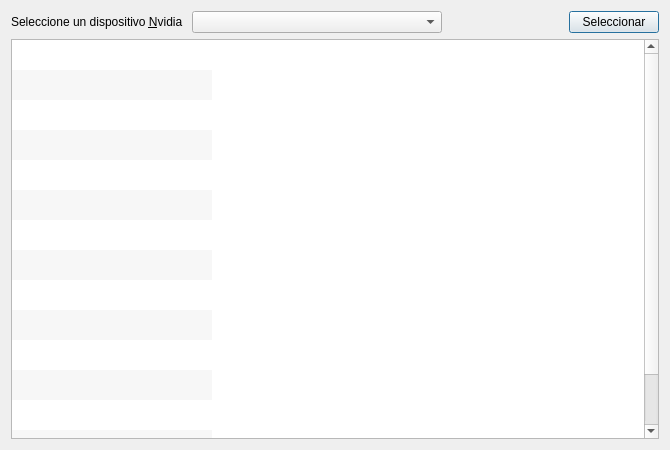
<?xml version="1.0" encoding="UTF-8"?>
<ui version="4.0">
 <class>DialogSelectHardware</class>
 <widget class="QDialog" name="DialogSelectHardware">
  <property name="geometry">
   <rect>
    <x>0</x>
    <y>0</y>
    <width>670</width>
    <height>450</height>
   </rect>
  </property>
  <property name="minimumSize">
   <size>
    <width>670</width>
    <height>450</height>
   </size>
  </property>
  <property name="maximumSize">
   <size>
    <width>670</width>
    <height>450</height>
   </size>
  </property>
  <property name="windowTitle">
   <string>Hardware Nvidia</string>
  </property>
  <property name="windowIcon">
   <iconset resource="../imageResource.qrc">
    <normaloff>:/icons/cuda.png</normaloff>:/icons/cuda.png</iconset>
  </property>
  <property name="toolTip">
   <string/>
  </property>
  <layout class="QGridLayout" name="gridLayout">
   <item row="0" column="0">
    <layout class="QFormLayout" name="formLayout">
     <property name="fieldGrowthPolicy">
      <enum>QFormLayout::AllNonFixedFieldsGrow</enum>
     </property>
     <item row="0" column="1">
      <widget class="QComboBox" name="deviceComboBox">
       <property name="minimumSize">
        <size>
         <width>250</width>
         <height>0</height>
        </size>
       </property>
       <property name="maximumSize">
        <size>
         <width>250</width>
         <height>16777215</height>
        </size>
       </property>
       <property name="toolTip">
        <string>Dispositivos Disponibles</string>
       </property>
      </widget>
     </item>
     <item row="0" column="0">
      <widget class="QLabel" name="deviceLabel">
       <property name="text">
        <string>Seleccione un dispositivo &amp;Nvidia </string>
       </property>
       <property name="buddy">
        <cstring>deviceComboBox</cstring>
       </property>
      </widget>
     </item>
    </layout>
   </item>
   <item row="0" column="1">
    <widget class="QPushButton" name="pushButton">
     <property name="maximumSize">
      <size>
       <width>90</width>
       <height>16777215</height>
      </size>
     </property>
     <property name="toolTip">
      <string>Seleccionar dispositivo</string>
     </property>
     <property name="statusTip">
      <string>Dispositivos Disponibles</string>
     </property>
     <property name="text">
      <string>Seleccionar</string>
     </property>
    </widget>
   </item>
   <item row="1" column="0" colspan="2">
    <widget class="QTableWidget" name="tableWidget">
     <property name="editTriggers">
      <set>QAbstractItemView::NoEditTriggers</set>
     </property>
     <property name="alternatingRowColors">
      <bool>true</bool>
     </property>
     <property name="showGrid">
      <bool>false</bool>
     </property>
     <property name="rowCount">
      <number>15</number>
     </property>
     <property name="columnCount">
      <number>2</number>
     </property>
     <attribute name="horizontalHeaderVisible">
      <bool>false</bool>
     </attribute>
     <attribute name="verticalHeaderVisible">
      <bool>false</bool>
     </attribute>
     <row/>
     <row/>
     <row/>
     <row/>
     <row/>
     <row/>
     <row/>
     <row/>
     <row/>
     <row/>
     <row/>
     <row/>
     <row/>
     <row/>
     <row/>
     <column/>
     <column/>
    </widget>
   </item>
  </layout>
 </widget>
 <resources>
  <include location="../imageResource.qrc"/>
 </resources>
 <connections>
  <connection>
   <sender>pushButton</sender>
   <signal>clicked()</signal>
   <receiver>DialogSelectHardware</receiver>
   <slot>accept()</slot>
   <hints>
    <hint type="sourcelabel">
     <x>660</x>
     <y>36</y>
    </hint>
    <hint type="destinationlabel">
     <x>512</x>
     <y>13</y>
    </hint>
   </hints>
  </connection>
 </connections>
</ui>
